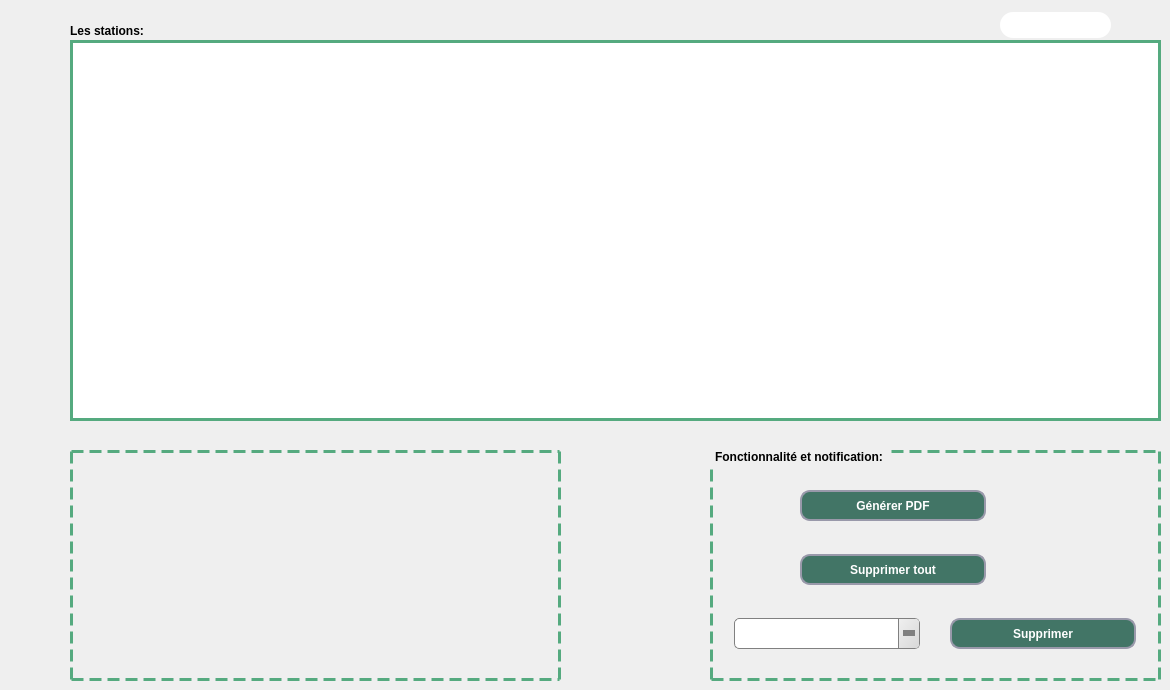
     <widget class="QWidget" name="afficher_station">
      <attribute name="title">
       <string>Afficher station</string>
      </attribute>
      <widget class="QLabel" name="label_7">
       <property name="geometry">
        <rect>
         <x>70</x>
         <y>450</y>
         <width>491</width>
         <height>231</height>
        </rect>
       </property>
       <property name="styleSheet">
        <string notr="true">
QLabel {
    border: 3px dashed rgb(85, 170, 127);
    margin-top: 1ex; /* leave space at the top for the title */
font: 10pt &quot;MS Shell Dlg 2&quot;;
}

</string>
       </property>
       <property name="text">
        <string/>
       </property>
       <property name="scaledContents">
        <bool>true</bool>
       </property>
      </widget>
      <widget class="QGroupBox" name="fonctionnalite">
       <property name="geometry">
        <rect>
         <x>710</x>
         <y>450</y>
         <width>451</width>
         <height>231</height>
        </rect>
       </property>
       <property name="styleSheet">
        <string notr="true">
QGroupBox {
    border: 3px dashed rgb(85, 170, 127);
    margin-top: 1ex; /* leave space at the top for the title */
font: 75 9pt &quot;MS Shell Dlg 2&quot;;
font-weight: bold;
}

QGroupBox::title {
    subcontrol-origin: margin;
    padding: 0 3px;
}
</string>
       </property>
       <property name="title">
        <string>Fonctionnalité et notification:</string>
       </property>
       <widget class="QPushButton" name="pushButton_pdf">
        <property name="geometry">
         <rect>
          <x>90</x>
          <y>40</y>
          <width>186</width>
          <height>31</height>
         </rect>
        </property>
        <property name="styleSheet">
         <string notr="true">QPushButton{
 background: rgb(66, 117, 102);
border-radius:10px;
border-style:solid;
border-width:2px;
border-color:#9999aa;
color:white;
font: 75 9pt &quot;MS Shell Dlg 2&quot;;
font-weight: bold;
}
QPushButton:enabled{
 background-color: rgb(66, 117, 102);
color:white;
}

QPushButton:pressed{
 background-color: qlineargradient(spread:pad, x1:0.5, y1:0.0342727, x2:0.5, y2:1, stop:0 rgba(0, 255, 255, 255), stop:1 rgba(255, 255, 255, 255));
color:#fffffe;
}

QPushButton:hover:!pressed{
 background-color:   rgb(221,222,217);
color:#0c2f70;
}

QPushButton:disabled{
background-color:rgb(66, 117, 102);
color:#ffffff;
}</string>
        </property>
        <property name="text">
         <string>Générer PDF</string>
        </property>
       </widget>
       <widget class="QLabel" name="PDF">
        <property name="geometry">
         <rect>
          <x>20</x>
          <y>30</y>
          <width>51</width>
          <height>51</height>
         </rect>
        </property>
        <property name="autoFillBackground">
         <bool>false</bool>
        </property>
        <property name="text">
         <string/>
        </property>
        <property name="pixmap">
         <pixmap resource="iconn.qrc">:/ICON/pdf.png</pixmap>
        </property>
        <property name="scaledContents">
         <bool>true</bool>
        </property>
       </widget>
       <widget class="QPushButton" name="pushButton_suppt">
        <property name="geometry">
         <rect>
          <x>90</x>
          <y>104</y>
          <width>186</width>
          <height>31</height>
         </rect>
        </property>
        <property name="styleSheet">
         <string notr="true">QPushButton{
 background: rgb(66, 117, 102);
border-radius:10px;
border-style:solid;
border-width:2px;
border-color:#9999aa;
color:white;
font: 75 9pt &quot;MS Shell Dlg 2&quot;;
font-weight: bold;
}
QPushButton:enabled{
 background-color: rgb(66, 117, 102);
color:white;
}

QPushButton:pressed{
 background-color: qlineargradient(spread:pad, x1:0.5, y1:0.0342727, x2:0.5, y2:1, stop:0 rgba(0, 255, 255, 255), stop:1 rgba(255, 255, 255, 255));
color:#fffffe;
}

QPushButton:hover:!pressed{
 background-color:   rgb(221,222,217);
color:#0c2f70;
}

QPushButton:disabled{
background-color:rgb(66, 117, 102);
color:#ffffff;
}</string>
        </property>
        <property name="text">
         <string>Supprimer tout</string>
        </property>
       </widget>
       <widget class="QLabel" name="COR">
        <property name="geometry">
         <rect>
          <x>20</x>
          <y>95</y>
          <width>55</width>
          <height>51</height>
         </rect>
        </property>
        <property name="autoFillBackground">
         <bool>false</bool>
        </property>
        <property name="text">
         <string/>
        </property>
        <property name="pixmap">
         <pixmap resource="iconn.qrc">:/new/prefix1/ICON/corbeille.png</pixmap>
        </property>
        <property name="scaledContents">
         <bool>true</bool>
        </property>
       </widget>
       <widget class="QPushButton" name="pushButton_supp">
        <property name="geometry">
         <rect>
          <x>240</x>
          <y>168</y>
          <width>186</width>
          <height>31</height>
         </rect>
        </property>
        <property name="styleSheet">
         <string notr="true">QPushButton{
 background: rgb(66, 117, 102);
border-radius:10px;
border-style:solid;
border-width:2px;
border-color:#9999aa;
color:white;
font: 75 9pt &quot;MS Shell Dlg 2&quot;;
font-weight: bold;
}
QPushButton:enabled{
 background-color: rgb(66, 117, 102);
color:white;
}

QPushButton:pressed{
 background-color: qlineargradient(spread:pad, x1:0.5, y1:0.0342727, x2:0.5, y2:1, stop:0 rgba(0, 255, 255, 255), stop:1 rgba(255, 255, 255, 255));
color:#fffffe;
}

QPushButton:hover:!pressed{
 background-color:   rgb(221,222,217);
color:#0c2f70;
}

QPushButton:disabled{
background-color:rgb(66, 117, 102);
color:#ffffff;
}</string>
        </property>
        <property name="text">
         <string>Supprimer</string>
        </property>
       </widget>
       <widget class="QComboBox" name="comboBox_id_2">
        <property name="geometry">
         <rect>
          <x>24</x>
          <y>168</y>
          <width>186</width>
          <height>31</height>
         </rect>
        </property>
        <property name="styleSheet">
         <string notr="true">QComboBox {
    background: qlineargradient(x1:0, y1:0, x2:1, y2:0,
        stop:0 #E1E1E1, stop: 0.4 #DDDDDD,
        stop: 0.5 #D8D8D8, stop: 1.0 #D3D3D3);
    border: 1px solid gray;
    border-radius: 5px;
    padding: 1px 18px 1px 3px;
}

QComboBox::drop-down {
    subcontrol-origin: padding;
    subcontrol-position: top right;
    width: 20px;
    border-left-width: 1px;
    border-left-color: gray;
    border-left-style: solid;
    border-top-right-radius: 3px;
    border-bottom-right-radius: 3px;
    background: qlineargradient(x1: 0, y1: 0, x2: 1, y2: 1, stop: 0 #f0f0f0, stop: 1 #d8d8d8);

}
QComboBox::down-arrow {
    width: 0;
    height: 0;
    border-style: solid;
    border-width: 6px 6px 0 6px;
    border-color: gray transparent transparent transparent;
}






QComboBox::hover {
    background: #d0d0d0;
}

QComboBox::pressed {
    background: #c8c8c8;
}</string>
        </property>
       </widget>
      </widget>
      <widget class="QLabel" name="label">
       <property name="geometry">
        <rect>
         <x>70</x>
         <y>20</y>
         <width>151</width>
         <height>21</height>
        </rect>
       </property>
       <property name="styleSheet">
        <string notr="true">QLabel{
font: 75 12pt &quot;MS Shell Dlg 2&quot;;
font-weight: bold;}</string>
       </property>
       <property name="text">
        <string>Les stations:</string>
       </property>
      </widget>
      <widget class="QTableView" name="tableView_station">
       <property name="geometry">
        <rect>
         <x>70</x>
         <y>40</y>
         <width>1091</width>
         <height>381</height>
        </rect>
       </property>
       <property name="styleSheet">
        <string notr="true">QHeaderView::section {
	font: 75 9pt &quot;MS Shell Dlg 2&quot;;
font-weight: bold;
	color:rgb(66,117,102);
    padding: 4px;
    border-style: solid ;
    border-bottom: 2px solid rgb(85, 170, 127) ;
    border-right: 2px solid rgb(85, 170, 127) ;
}
QScrollBar:horizontal {
    border: 2px solid grey;
    background: #3f7265;
    height: 15px;
    margin: 0px 20px 0 20px;
}
QScrollBar::handle:horizontal {
    background:rgb(238, 238, 238);
    min-width: 20px;
}
QScrollBar::add-line:horizontal {
    border: 2px solid grey;
    background: #3f7265;
    width: 20px;
    subcontrol-position: right;
    subcontrol-origin: margin;
}

QScrollBar::sub-line:horizontal {
    border: 2px solid grey;
    background: #3f7265;
    width: 20px;
    subcontrol-position: left;
    subcontrol-origin: margin;
}
QTableView {
    border: 3px solid rgb(85, 170, 127);
    inner-border: 3px dashed rgb(85, 170, 127);
    margin-top: 1ex; /* leave space at the top for the title */
font: 10pt &quot;MS Shell Dlg 2&quot;;
}

</string>
       </property>
      </widget>
      <widget class="QLineEdit" name="lineEdit">
       <property name="geometry">
        <rect>
         <x>1000</x>
         <y>12</y>
         <width>111</width>
         <height>26</height>
        </rect>
       </property>
       <property name="styleSheet">
        <string notr="true">QLineEdit{
border-radius:13px;
border-style:solid;
border-width:0px;
border-color:#aaaaa;
font: 75 9pt &quot;MS Shell Dlg 2&quot;;
font-weight: bold;
}</string>
       </property>
      </widget>
      <widget class="QLabel" name="label_3">
       <property name="geometry">
        <rect>
         <x>990</x>
         <y>-36</y>
         <width>171</width>
         <height>121</height>
        </rect>
       </property>
       <property name="text">
        <string/>
       </property>
       <property name="textFormat">
        <enum>Qt::AutoText</enum>
       </property>
       <property name="pixmap">
        <pixmap>../../Downloads/barre-de-recherche.png</pixmap>
       </property>
       <property name="scaledContents">
        <bool>true</bool>
       </property>
       <property name="wordWrap">
        <bool>false</bool>
       </property>
      </widget>
      <widget class="QTableView" name="tableView_station2">
       <property name="geometry">
        <rect>
         <x>220</x>
         <y>90</y>
         <width>811</width>
         <height>281</height>
        </rect>
       </property>
      </widget>
      <zorder>tableView_station2</zorder>
      <zorder>label_3</zorder>
      <zorder>label_7</zorder>
      <zorder>fonctionnalite</zorder>
      <zorder>label</zorder>
      <zorder>tableView_station</zorder>
      <zorder>lineEdit</zorder>
     </widget>
